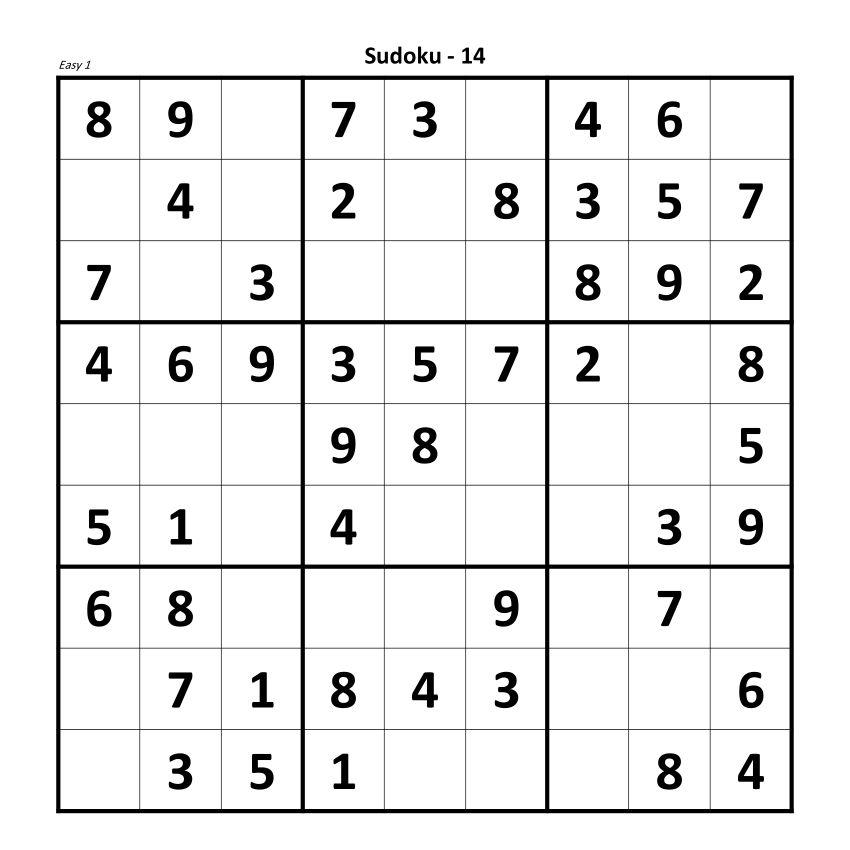
#> input picture opencv/resources/sudoku.png, 1700 x 1700 px (shown at 1/2 size)
$ python hough_transform.py
#> lines starting #> are read from the running program, lines starting #| are printed output that depends on the picture; after the words box and inside, x2 and y2 are one past the last pixel; in counts of white or black regions, pixels touching at a corner belong together
# The Hough Transform is a populat technique to detect any shape, if you can represent that shape in a mathematical form.
# The most popular use of the Hough Transform is to detect lines in an image, but it can also be used to detect circles or other shapes.
# It can detect the shape even if it is broken or distorted a little bit.

# Hough Transformation Algorithm
# 1. Edge Detection. For example, using the Canny edge detector.
# 2. Mapping of edge points to the Hough space and storage in an accumulator.
# 3. Interpretation of the accumulator to yield lins of infinite length.
#    The interpretation is done by thresholding and possibly other constraints.
# 4. Conversion of infinite lines to finite lines.


# Open CV implements two kinds of Hough Line Transforms:
# 1. The Standard Hough Transform (HoughLines method)
# 2. The Probabilistic Hough Line Transform (HoughLinesP method)

import cv2 as cv
import numpy as np

img = cv.imread('resources/sudoku.png')
#> img is the input picture: shape (1700, 1700, 3); min 0, max 255, mean 235.9
img = cv.resize(img,(500,500))
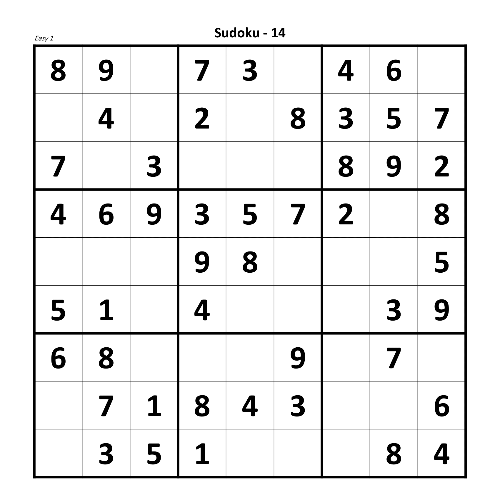
#> img: shape (500, 500, 3); min 0, max 255, mean 235.9
gray = cv.cvtColor(img,cv.COLOR_BGR2GRAY)
edge = cv.Canny(gray,50,150,apertureSize=3)
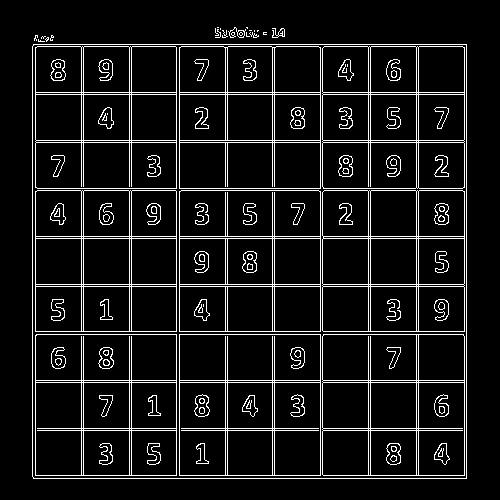
#> edge: shape (500, 500); 8.5% white in thin lines or dots, all inside (x1, y1, x2, y2) = (32, 27, 467, 479)
lines = cv.HoughLines(edge,1,np.pi/180,200)
#> lines = 40 rows, first 8: [466, 0], [44, 1.57], [478, 1.57], [32, 0], [272, 0], [92, 1.57], [94, 1.57], [236, 1.57]

for line in lines:
    rho,theta = line[0]
    a = np.cos(theta)
    b = np.sin(theta)
    x0 = a*rho
    y0 = b*rho
    x1 = int(x0+1000*(-b))
    y1 = int(y0+1000*a)
    x2 = int(x0-1000*(-b))
    y2 = int(y0-1000*a)
    cv.line(img,(x1,y1),(x2,y2),(0,0,255),2)
#> this loop made 40 passes
#> (rho, theta, a, b, x0, y0, x1, y1) on passes 1 to 12: (466, 0, 1, 0, 466, 0, 466, 1000), (44, 1.57, -4.37e-08, 1, -1.92e-06, 44, -1000, 43), (478, 1.57, -4.37e-08, 1, -2.09e-05, 478, -1000, 477), (32, 0, 1, 0, 32, 0, 32, 1000), (272, 0, 1, 0, 272, 0, 272, 1000), (92, 1.57, -4.37e-08, 1, -4.02e-06, 92, -1000, 91), (94, 1.57, -4.37e-08, 1, -4.11e-06, 94, -1000, 93), (236, 1.57, -4.37e-08, 1, -1.03e-05, 236, -1000, 235), (238, 1.57, -4.37e-08, 1, -1.04e-05, 238, -1000, 237), (331, 1.57, -4.37e-08, 1, -1.45e-05, 331, -1000, 330), (380, 1.57, -4.37e-08, 1, -1.66e-05, 380, -1000, 379), (382, 1.57, -4.37e-08, 1, -1.67e-05, 382, -1000, 381)
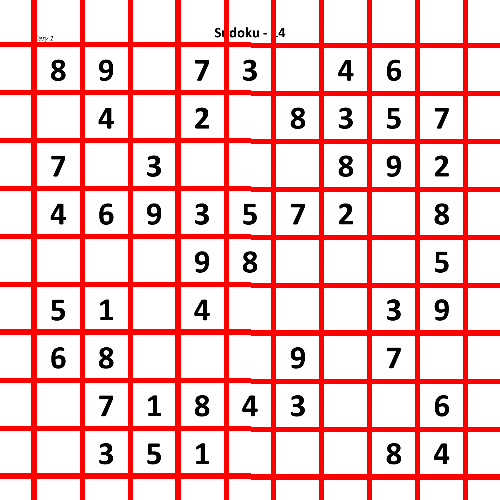
#> img: shape (500, 500, 3); 19.72% of pixels changed, all inside (x1, y1, x2, y2) = (0, 0, 500, 500)


cv.imshow('Original Image',img)
cv.waitKey(0)
cv.destroyAllWindows()

$ run again, with opencv/resources/warp1.png copied over opencv/resources/sudoku.png
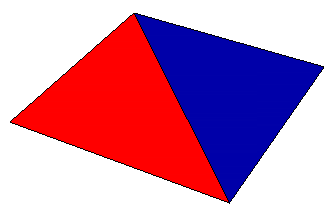
#> input picture opencv/resources/warp1.png, 334 x 220 px
#> img is the input picture: shape (220, 334, 3); mean B, G, R 176.1, 141, 199.1
#> `edge = cv.Canny(gray,50,150,apertureSize=3)`:
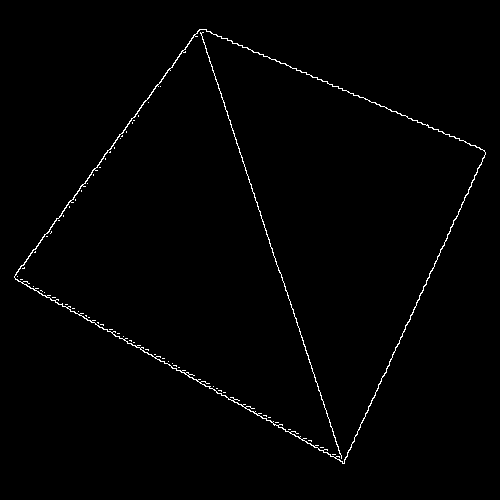
#> edge: shape (500, 500); 1% white in thin lines or dots, all inside (x1, y1, x2, y2) = (14, 29, 486, 464)
#> lines = [[237, 2.08], [177, 0.646], [-181, 2.83]]
#> the loop `for line in lines:` made 3 passes
#> (rho, theta, a, b, x0, y0, x1, y1) on passes 1 to 3: (237, 2.08, -0.485, 0.875, -114.9, 207.3, -989, -277), (177, 0.646, 0.799, 0.602, 141.4, 106.5, -460, 905), (-181, 2.83, -0.951, 0.309, 172.1, -55.93, -136, -1006)
#> after the loop `for line in lines:`:
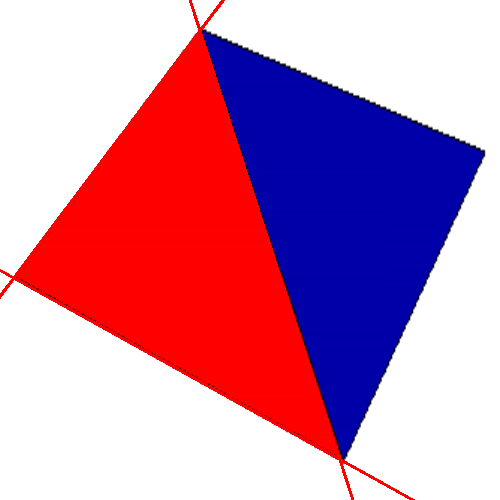
#> img: shape (500, 500, 3); mean B, G, R 174.7, 139.7, 200.3
